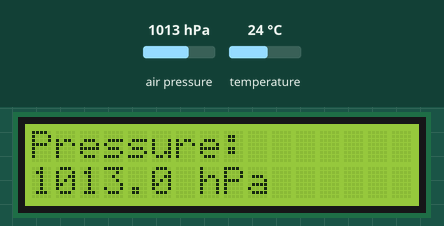
Recording of a sketch running on a simulated Arduino Uno, built with avr-gcc and run on an emulated ATmega328P. Shown: 16×2 character LCD. Inputs (shaded band) come from the test bench; at power-on: air pressure 1013 hPa, temperature 24 °C. What the sketch prints to the serial monitor is not drawn.

Above: at 3.2 s.
3.3 s: air pressure set to 952 hPa
At 4.6 s:
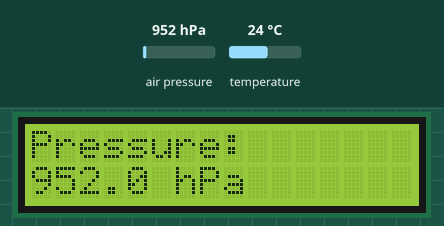
6.4 s: temperature set to 12 °C
At 7.5 s:
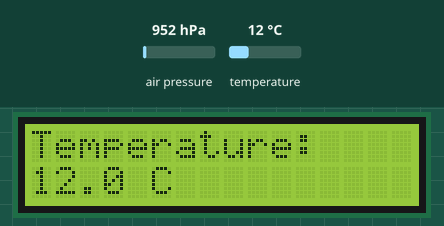
8.4 s: air pressure set to 975 hPa
At 10.0 s:
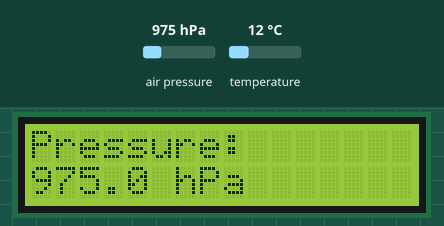
11.1 s: temperature set to 19 °C
At 14.1 s:
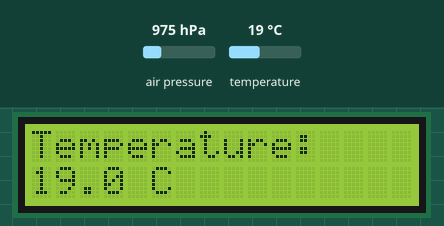
Timing chart, 0 to 15.2 s (numbered marks = the images above; inputs shaded):
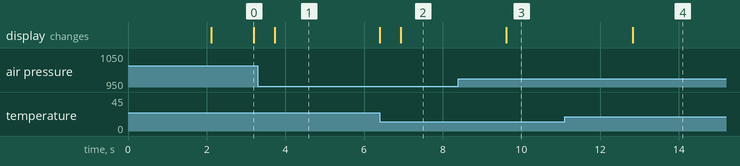

Measured:
- after the input at 3.3 s, the display: changes after 0.43 s (image 1)
- after the input at 6.4 s, the display: first differs from a run without the input after 0.54 s (image 2)
- after the input at 8.4 s, the display: changes after 1.2 s (image 3)
- after the input at 11.1 s, the display: changes after 1.7 s (image 4)

The sketch:

Day28_BMP180_Weather_Station.ino
```cpp
// Day 28 - Weather station with I2C LCD (Wokwi version using a BMP180)
// The BMP180 and the 16x2 LCD share SDA (A4) and SCL (A5).
// The LCD shows two pages: page 1 = temperature, page 2 = pressure.
// (The BME280 version, with humidity too, is Day28_BME280_Weather_Station.ino.)
#include <Wire.h>
#include <LiquidCrystal_I2C.h>
#include <Adafruit_BMP085.h>                 // library that also supports the BMP180

const byte LCD_ADDRESS = 0x27;               // from the I2C scanner
const unsigned long PAGE_MS = 3000;          // how long each page shows

LiquidCrystal_I2C lcd(LCD_ADDRESS, 16, 2);
Adafruit_BMP085 bmp;

bool page1 = true;
unsigned long lastSwitch = 0;

void setup() {
  Serial.begin(9600);
  lcd.init();
  lcd.backlight();

  if (!bmp.begin()) {                        // BMP180 answers at address 0x77
    lcd.print("BMP180 not found");
    Serial.println("BMP180 not found - check wiring");
    while (true) {}
  }
  lcd.print("Weather Station");
  delay(2000);
  lcd.clear();
}

void loop() {
  // ---------- 1. READ ----------
  float tempC = bmp.readTemperature();          // degrees Celsius
  float pressure = bmp.readPressure() / 100.0;  // Pa -> hPa

  // ---------- 2. CHECK FOR FAILED READINGS ----------
  if (isnan(tempC) || isnan(pressure)) {
    lcd.setCursor(0, 0);
    lcd.print("Sensor error    ");
    Serial.println("Sensor read failed");
    delay(1000);
    return;
  }

  // ---------- 3. SWITCH PAGE EVERY 3 SECONDS ----------
  if (millis() - lastSwitch >= PAGE_MS) {
    lastSwitch = millis();
    page1 = !page1;
    lcd.clear();
  }

  // ---------- 4. SHOW THE CURRENT PAGE ----------
  if (page1) {
    lcd.setCursor(0, 0);
    lcd.print("Temperature:    ");
    lcd.setCursor(0, 1);
    lcd.print(tempC, 1);
    lcd.print(" C        ");
  } else {
    lcd.setCursor(0, 0);
    lcd.print("Pressure:       ");
    lcd.setCursor(0, 1);
    lcd.print(pressure, 1);
    lcd.print(" hPa    ");
  }

  // ---------- 5. SERIAL MONITOR ----------
  Serial.print("Temp: ");
  Serial.print(tempC, 1);
  Serial.print(" C | Pressure: ");
  Serial.print(pressure, 1);
  Serial.println(" hPa");

  delay(500);
}
```
